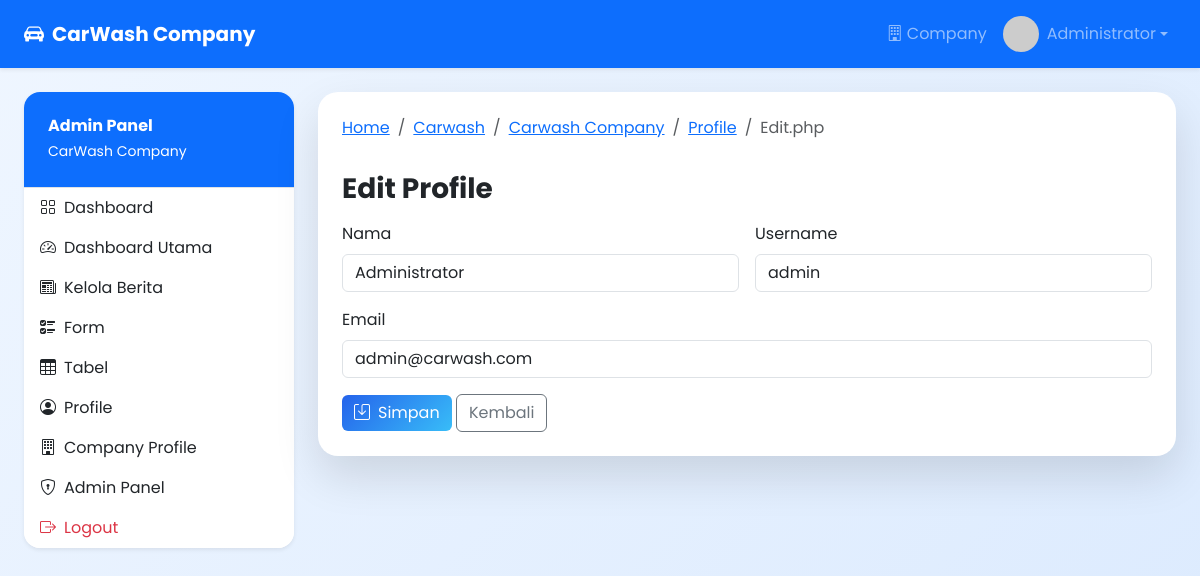
The app's page /carwash-company/profile/edit.php (signed in) with its own data.
### tables this page shows
CREATE TABLE IF NOT EXISTS users (
    id_user INT AUTO_INCREMENT PRIMARY KEY,
    nama VARCHAR(100) NOT NULL,
    username VARCHAR(50) NOT NULL UNIQUE,
    email VARCHAR(100) NOT NULL UNIQUE,
    password VARCHAR(255) NOT NULL,
    role ENUM('Admin', 'User') NOT NULL DEFAULT 'User',
    created_at TIMESTAMP DEFAULT CURRENT_TIMESTAMP
);

### carwash-company/config/auth.php (called while the page is built, shortened)
<?php
function isLoggedIn(): bool
{
    return isset($_SESSION['user_id']);
}
function currentUser(): ?array
{
    return [
        'id_user' => $_SESSION['user_id'],
        'nama' => $_SESSION['nama'],
        'username' => $_SESSION['username'],
        'email' => $_SESSION['email'],
        'role' => $_SESSION['role'],
    ];
}

### carwash-company/profile/edit.php (the view, shortened to what this page needs)
<?php
require_once __DIR__ . '/../config/auth.php';
require_once __DIR__ . '/../includes/functions.php';
$user = currentUser();
$stmt = $pdo->prepare('SELECT * FROM users WHERE id_user = :id');
$stmt->execute(['id' => $user['id_user']]);
$row = $stmt->fetch();
?>
<?php include __DIR__ . '/../includes/header.php'; ?>
<?php include __DIR__ . '/../includes/navbar.php'; ?>
<div class="container-fluid py-4 px-4">
    <div class="row g-4">
        <div class="col-lg-3">
            <?php include __DIR__ . '/../includes/sidebar.php'; ?>
        </div>
        <div class="col-lg-9">
            <div class="card p-4 border-0">
                <?php echo renderBreadcrumb(); ?>
                <h3 class="fw-bold mb-3">Edit Profile</h3>
                <form action="edit.php" method="post" class="row g-3">
                    <div class="col-md-6">
                        <label class="form-label">Nama</label>
                        <input type="text" name="nama" class="form-control" value="<?php echo e($row['nama']); ?>" required>
                    </div>
                    <div class="col-md-6">
                        <label class="form-label">Username</label>
                        <input type="text" name="username" class="form-control" value="<?php echo e($row['username']); ?>" required>
                    </div>
                    <div class="col-12">
                        <label class="form-label">Email</label>
                        <input type="email" name="email" class="form-control" value="<?php echo e($row['email']); ?>" required>
                    </div>
                    <div class="col-12">
                        <button type="submit" class="btn btn-primary"><i class="bi bi-save me-2"></i>Simpan</button>
                        <a href="index.php" class="btn btn-outline-secondary">Kembali</a>
                    </div>
                </form>
            </div>
        </div>
    </div>
</div>
<?php include __DIR__ . '/../includes/footer.php'; ?>

### carwash-company/includes/navbar.php (shortened to what this page needs)
<?php require_once __DIR__ . '/../config/auth.php'; $user = currentUser(); ?>
<nav class="navbar navbar-expand-lg navbar-dark bg-primary shadow-sm sticky-top">
    <div class="container-fluid px-4">
        <a class="navbar-brand fw-bold" href="<?php echo BASE_URL; ?>/dashboard/index.php">
            <i class="bi bi-car-front-fill me-2"></i>CarWash Company
        </a>
        <div class="collapse navbar-collapse" id="navbarNav">
            <ul class="navbar-nav ms-auto align-items-lg-center">
                <li class="nav-item"><a class="nav-link" href="<?php echo BASE_URL; ?>/company/index.php"><i class="bi bi-building me-1"></i>Company</a></li>
                <li class="nav-item dropdown">
                    <a class="nav-link dropdown-toggle d-flex align-items-center" href="#" id="profileDropdown" role="button" data-bs-toggle="dropdown" aria-expanded="false">
                        <img src="https://ui-avatars.com/api/?name=<?php echo urlencode($user['nama'] ?? 'Admin'); ?>&background=ffffff&color=2563eb" alt="profile" class="rounded-circle me-2" width="36" height="36">
                        <span><?php echo e($user['nama'] ?? 'Admin'); ?></span>
                    </a>
                </li>
            </ul>
        </div>
    </div>
</nav>

### carwash-company/assets/css/style.css (style rules this page uses)
:root { --primary: #2563eb; --secondary: #0f172a; --accent: #38bdf8; }
body { font-family: 'Poppins', sans-serif; background: linear-gradient(135deg, #eff6ff 0%, #dbeafe 100%); min-height: 100vh; }
.card { border: 0; border-radius: 1.25rem; box-shadow: 0 20px 45px rgba(0, 0, 0, 0.12); }
.btn-primary { background: linear-gradient(135deg, var(--primary), var(--accent)); border: none; }
.navbar-brand, .nav-link { transition: 0.2s ease-in-out; }

### records on screen
users: nama "Administrator", username "admin", email "admin@carwash.com"

### other values on screen
$item['label'] "Home"
$item['label'] "Carwash"
$item['label'] "Carwash Company"
$item['label'] "Profile"
$item['label'] "Edit.php"
